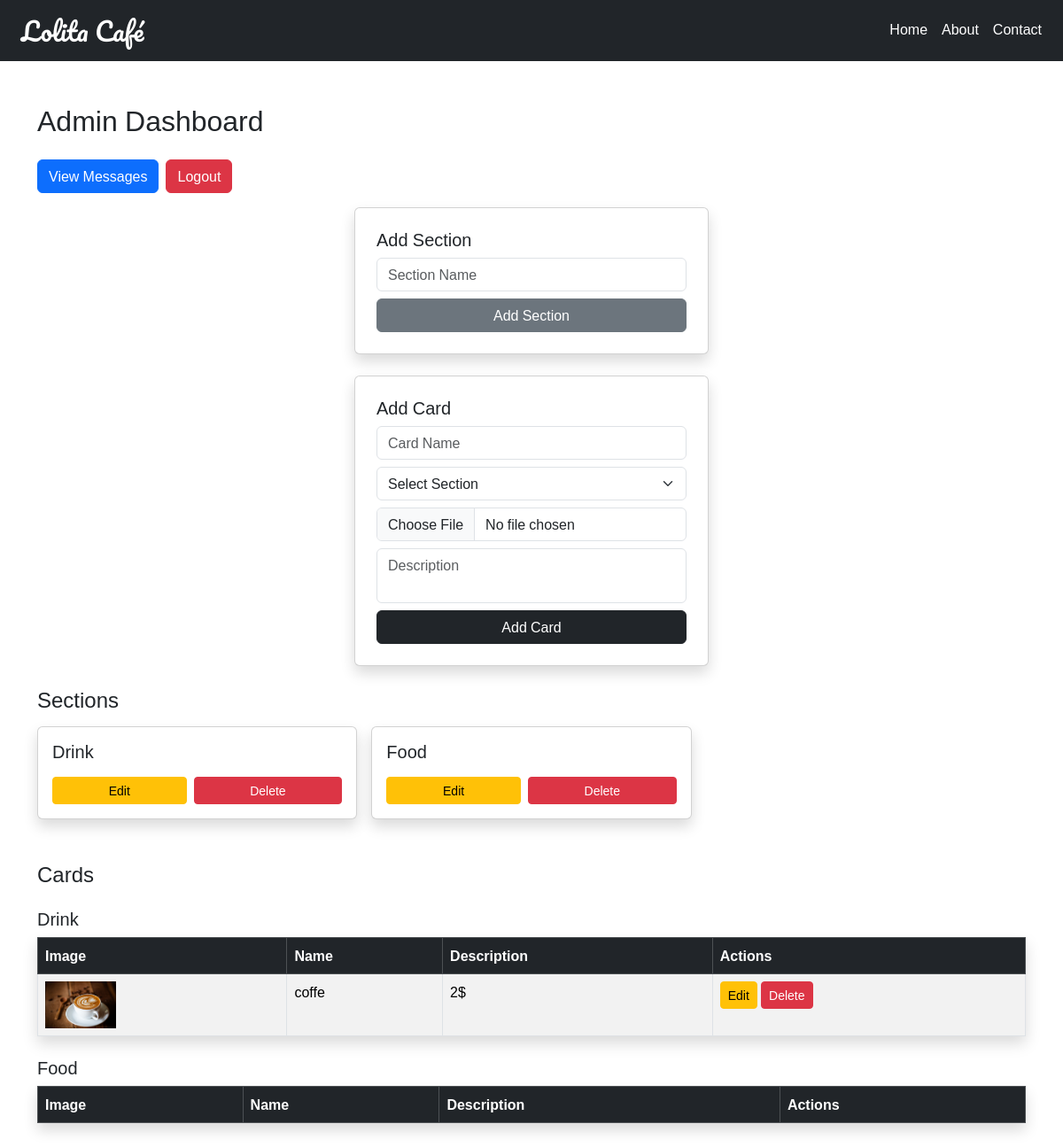
The app's page /admin/dashboard (signed in), older data.
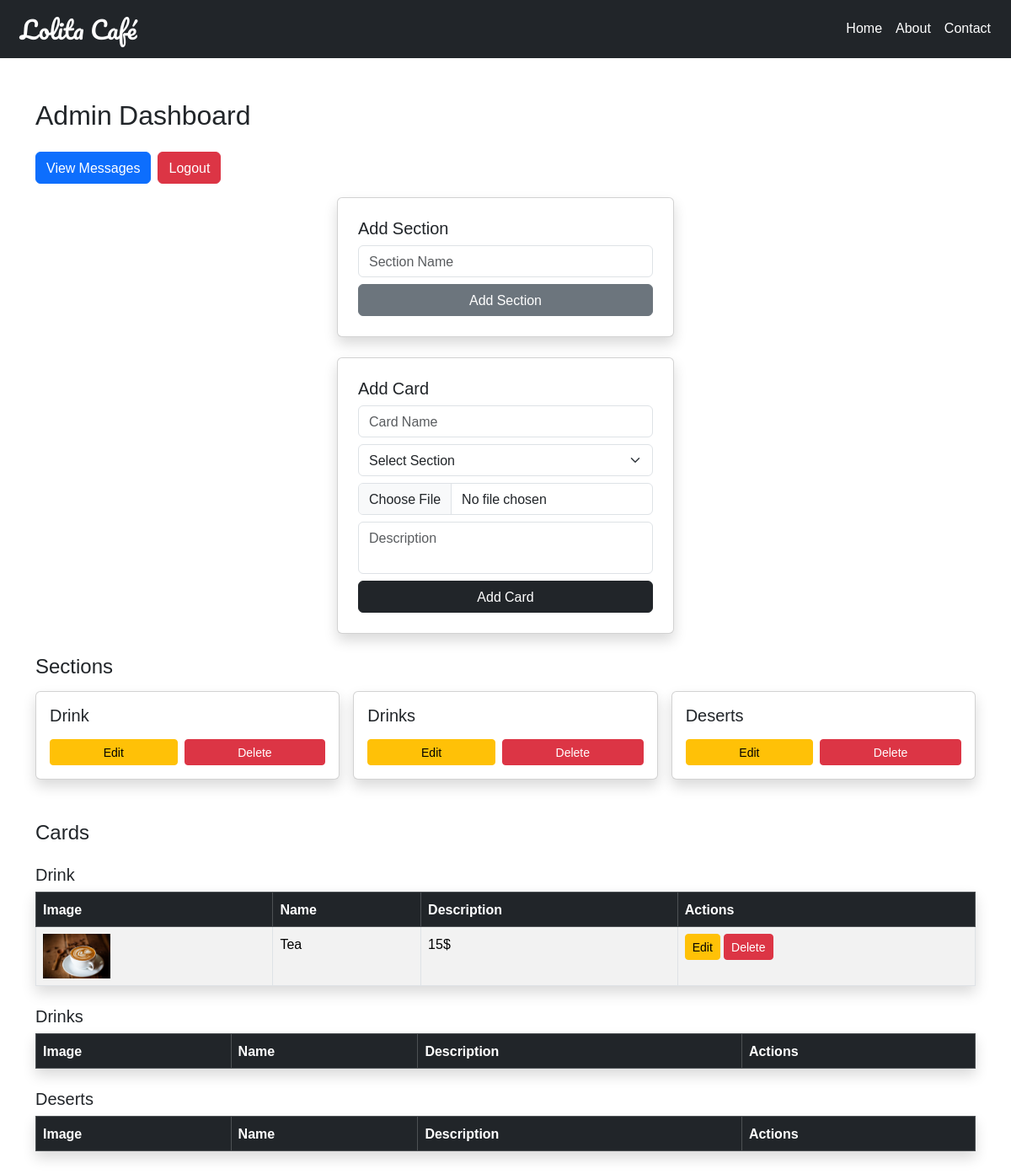
The same page, newer data.
### tables this page shows
CREATE TABLE sections (
            id INTEGER PRIMARY KEY AUTOINCREMENT,
            name TEXT
        );

CREATE TABLE cards (
            id INTEGER PRIMARY KEY AUTOINCREMENT,
            section_id INTEGER,
            name TEXT,
            image TEXT,
            description TEXT,
            FOREIGN KEY(section_id) REFERENCES sections(id)
        );

### main.py (the view, shortened to what this page needs)
@app.route("/admin/dashboard", methods=["GET","POST"])
def dashboard():
    if not session.get("admin"):
        return redirect("/admin")
    db = get_db()
    if request.method == "POST" and "section_name" in request.form:
        db.execute("INSERT INTO sections (name) VALUES (?)", (request.form["section_name"],))
        db.commit()
    sections = db.execute("SELECT * FROM sections").fetchall()
    cards = db.execute("SELECT * FROM cards").fetchall()
    return render_template("admin_dashboard.html", sections=sections, cards=cards)

### main.py (called while the page is built)
def get_db():
    conn = sqlite3.connect(DB)
    conn.row_factory = sqlite3.Row
    return conn

### templates/admin_dashboard.html (shortened to what this page needs)
{% extends "base.html" %}
{% block content %}
<h2 class="mb-4">Admin Dashboard</h2>
<div class="mb-3 d-flex flex-wrap gap-2">
    <a href="/admin/messages" class="btn btn-primary">View Messages</a>
    <a href="/logout" class="btn btn-danger">Logout</a>
</div>
<div class="card p-4 shadow mb-4 card-form">
    <h5>Add Section</h5>
    <form method="POST">
        <input class="form-control mb-2" name="section_name" placeholder="Section Name" required>
        <button class="btn btn-secondary w-100">Add Section</button>
    </form>
</div>
<div class="card p-4 shadow mb-4 card-form">
    <h5>Add Card</h5>
    <form method="POST" enctype="multipart/form-data">
        <input class="form-control mb-2" name="card_name" placeholder="Card Name" required>
        <select class="form-select mb-2" name="section_id" required>
            <option value="">Select Section</option>
        </select>
        <input type="file" name="image" class="form-control mb-2" accept="image/*" capture="environment" required>
        <textarea class="form-control mb-2" name="card_description" placeholder="Description" required></textarea>
        <button class="btn btn-dark w-100">Add Card</button>
    </form>
</div>
<h4 class="mb-3">Sections</h4>
<div class="row g-3">
    {% for section in sections %}
    <div class="col-12 col-sm-6 col-md-4">
        <div class="card shadow h-100">
            <div class="card-body d-flex flex-column justify-content-between">
                <h5 class="card-title">{{ section.name }}</h5>
                <div class="mt-2 d-flex flex-wrap gap-2">
                    <a href="/admin/edit_section/{{ section.id }}" class="btn btn-sm btn-warning flex-grow-1">Edit</a>
                    <a href="/admin/delete_section/{{ section.id }}" class="btn btn-sm btn-danger flex-grow-1"
                        onclick="return confirm('Delete this section and all its cards?')">Delete</a>
                </div>
            </div>
        </div>
    </div>
    {% endfor %}
</div>
<h4 class="mt-5 mb-3">Cards</h4>
{% for section in sections %}
<h5 class="mt-4">{{ section.name }}</h5>
<table class="table table-striped table-bordered shadow mb-3">
    <thead class="table-dark">
        <tr>
            <th>Image</th>
            <th>Name</th>
            <th>Description</th>
            <th>Actions</th>
        </tr>
    </thead>
    <tbody>
        {% for card in cards %}
        {% if card.section_id == section.id %}
        <tr>
            <td><img src="/static/uploads/{{ card.image }}" width="80"></td>
            <td>{{ card.name }}</td>
            <td>{{ card.description }}</td>
            <td>
                <a href="/admin/edit_card/{{ card.id }}" class="btn btn-sm btn-warning mb-1">Edit</a>
                <a href="/admin/delete_card/{{ card.id }}" class="btn btn-sm btn-danger mb-1">Delete</a>
            </td>
        </tr>
        {% endif %}
        {% endfor %}
    </tbody>
</table>
{% endfor %}
{% endblock %}

Row changes from the older to the newer data that the page shows:
changed sections: name "Food" → "Drinks"
added sections: name "Deserts"
changed cards: name "coffe" → "Tea"; description "2$" → "15$"
